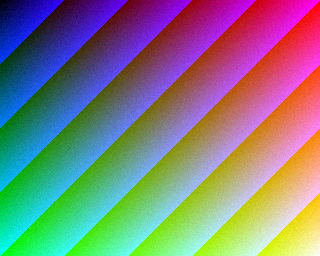
#> input picture tests/fixtures/loading/cmyk.jpg, 320 x 256 px
$ python -i frequency.py   (imports and definitions only)
#> lines starting #> are read from the running program, lines starting #| are printed output that depends on the picture
#> further down, picture is the input picture: PIL image 320x256 CMYK; mean R, G, B 127, 127, 127
"""Deterministic frequency-domain features for the fusion branch (Phase 5,
resumed after being cut in Phase 3/4 for budget -- see NOTES.md).

Why this exists, precisely
---------------------------
``results/aesthetic_probe/aesthetic_probe.md`` already answered the question
that decides whether a fusion branch is worth building at all: a two-feature,
no-CLIP texture probe (spatial-gradient magnitude + flat-pixel fraction) has
a per-generator difficulty ordering with Spearman rho = -0.143 (p = 0.760)
against the CLIP head's ordering -- statistically indistinguishable from
zero correlation. CLIP and that probe are not finding the same generators
hard, i.e. they carry different information. That is the actual precondition
for concatenation-fusion to add signal instead of duplicating what the CLIP
branch already reads (WRITEUP.md, "Phase 5: a measured bet that didn't pay
off" -- which also records that the precondition held and the branch still
produced no measurable gain at full scale).

That probe used spatial gradients as a *proxy* for "high-frequency content."
This module reads the real thing instead: GAN/diffusion up-sampling leaves
periodic patterns in the Fourier spectrum that cameras don't produce. A
periodic up-sampling artifact shows
up as one or two unusually strong *rings* in the radially-averaged FFT
magnitude spectrum -- a real photograph's spectrum falls off smoothly with
frequency and has no such peak. The radial-bin features below are built to
read exactly that shape, not just "how much high-frequency energy is there."

Contract
--------
``extract_frequency_features(img)`` is a pure function of RGB pixels, no
learned parameters, no fit-on-data normalization step (deliberately: a
scaler fit on train-split statistics is one more thing that could leak
train/test coupling into the pipeline this project has otherwise been
paranoid about auditing). Scaling is instead a handful of fixed constants in
``_SCALE``, chosen once by inspecting real values on ``data/corpus_smoke``
(``scripts/calibrate_frequency_scale.py``) and frozen here -- the same spirit
as picking BICUBIC resampling in ``src/transforms.py`` because it is what
real pipelines use, not because it was tuned against a metric.

Called at both feature-caching time (``scripts/cache_features.py
--fuse-freq``) and inference time (``src/models/clip_fusion.py``), always on
post-transform pixels -- same Scorer contract as ``ClipBackbone.embed``: this
module never sees an image before the eval grid's degradations are applied,
which is the entire point of measuring whether a frequency branch survives
JPEG/blur/resize or collapses under it.
"""

from __future__ import annotations

import numpy as np
from PIL import Image

__all__ = ["FREQ_FEATURE_NAMES", "FREQ_DIM", "extract_frequency_features"]

_SIZE = 256          # fixed working resolution -- makes radial-bin geometry
                      # comparable across images of any native size, same
                      # reason CLIP's own preprocess resizes to a fixed input.
_N_RINGS = 12         # radial FFT bins, innermost (DC-dominated) ring excluded
_DCT_BLOCK = 8        # JPEG's own block size -- reads the structure a real
                      # JPEG re-encode is most likely to disturb or reveal

FREQ_FEATURE_NAMES = (
    [f"fft_ring_{i}" for i in range(_N_RINGS)]
    + ["fft_hf_ratio", "fft_ring_peakiness"]
    + ["dct_low", "dct_mid", "dct_high"]
    + ["hf_energy", "flat_frac"]
)
FREQ_DIM = len(FREQ_FEATURE_NAMES)

# Fixed per-feature scale divisors -- chosen once from the *magnitude* of
# each raw feature on an 80-image, label-blind sample of data/corpus_smoke
# (scripts/calibrate_frequency_scale.py; no class information used, so this
# is a units fix, not anything fit against the classification target), and
# frozen here. Purpose: land typical raw values near O(1) so a linear head's
# weight_decay treats this branch comparably to CLIP's L2-normalized
# embedding, without fitting a statistic on the data this model is actually
# trained/evaluated on. See the module docstring for why a data-fit scaler
# (e.g. sklearn StandardScaler on train-split stats) was deliberately avoided.
_SCALE = np.array(
    [8.0] * _N_RINGS        # fft_ring_0..11: log1p FFT magnitude ~6-10, ring-averaged
    + [0.3, 3.0]             # fft_hf_ratio (~0.25-0.31 fraction), fft_ring_peakiness (~1.8-2.4)
    + [15.0, 4.0, 2.0]       # dct_low (~14), dct_mid (~3.5), dct_high (~1.6)
    + [12.0, 1.0],           # hf_energy (~10, gradient magnitude), flat_frac (already 0..1)
    dtype=np.float32,
)
# [1 line not run here, left out]

# --------------------------------------------------------------------------- #
# Precomputed, image-independent constants
# --------------------------------------------------------------------------- #
# Both the radial-ring geometry and the DCT band assignment depend only on
# _SIZE/_N_RINGS/_DCT_BLOCK, all fixed -- so they're built once here instead
# of being recomputed (mgrid, sqrt, per-ring boolean masks, ...) on every
# single image. This is a units-of-work fix, not a numerics change: outputs
# match the original per-image-recomputed version to float32 precision
# (see tests/test_frequency_features.py's equivalence checks and the
# ad-hoc benchmark in NOTES.md -- ~2.4x faster end to end, no GPU needed
# because the bottleneck was Python-loop overhead, not raw FLOPs).

_h = _w = _SIZE
_cy, _cx = _h / 2.0, _w / 2.0
_yy, _xx = np.mgrid[0:_h, 0:_w]
_R = np.sqrt((_yy - _cy) ** 2 + (_xx - _cx) ** 2)
_R_MAX = float(min(_cy, _cx))
# _N_RINGS+2 edges: bin 0 (edges[0]..edges[1]) is the DC-dominated innermost
# ring and is deliberately excluded from _RING_IDX (-1) -- it tracks average
# brightness, not a generator fingerprint.
_EDGES = np.linspace(0.0, _R_MAX, _N_RINGS + 2)
_RING_IDX = np.full(_R.shape, -1, dtype=np.int16)
# [2 lines not run here, left out]
_OUTER_MASK = (_R >= _EDGES[-2]).ravel()
_RING_IDX_FLAT = _RING_IDX.ravel()
_RING_VALID = _RING_IDX_FLAT >= 0
_RING_IDX_VALID = _RING_IDX_FLAT[_RING_VALID]
_RING_COUNTS = np.bincount(_RING_IDX_VALID, minlength=_N_RINGS).astype(np.float32)
# [1 line not run here, left out]

# Orthonormal DCT-II basis, analytic (matches cv2.dct to ~1e-7, float32) --
# 2D block DCT is separable: dct2d(block) == _DCT_BASIS @ block @ _DCT_BASIS.T
_dct_n = np.arange(_DCT_BLOCK)
_dct_k = _dct_n.reshape(-1, 1)
_DCT_BASIS = (
    np.sqrt(2.0 / _DCT_BLOCK) * np.cos(np.pi * (2 * _dct_n + 1) * _dct_k / (2 * _DCT_BLOCK))
).astype(np.float32)
# [2 lines not run here, left out]

_dct_ii, _dct_jj = np.mgrid[0:_DCT_BLOCK, 0:_DCT_BLOCK]
_dct_band = _dct_ii + _dct_jj  # 0 = DC; up to 14 = highest-frequency corner
_DCT_LOW_MASK = (_dct_band > 0) & (_dct_band <= 4)
_DCT_MID_MASK = (_dct_band > 4) & (_dct_band <= 9)
_DCT_HIGH_MASK = _dct_band > 9
# [1 line not run here, left out]


def _to_gray(img: Image.Image) -> np.ndarray:
    g = img.convert("L").resize((_SIZE, _SIZE), Image.Resampling.BICUBIC)
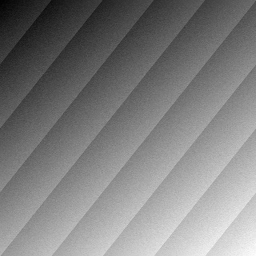
#> g: PIL image 256x256 L; min 2, max 254, mean 127
    return np.asarray(g, dtype=np.float32)


def _radial_fft_features(gray: np.ndarray) -> np.ndarray:
    spec = np.fft.fftshift(np.fft.fft2(gray))
    mag = np.log1p(np.abs(spec)).ravel()

    # Ring-averaged magnitude via bincount against the precomputed ring
    # index -- one pass over the flattened spectrum instead of _N_RINGS
    # separate boolean-mask passes.
    sums = np.bincount(_RING_IDX_VALID, weights=mag[_RING_VALID], minlength=_N_RINGS)
#> sums = [0, 0, 0, 0, 0, 0, 0, 0, 0, 0, 0, 0]
    rings = np.divide(
        sums, _RING_COUNTS, out=np.zeros(_N_RINGS, dtype=np.float32),
        where=_RING_COUNTS > 0,
    ).astype(np.float32)
#> rings = [0, 0, 0, 0, 0, 0, 0, 0, 0, 0, 0, 0]

    total = float(mag.sum())
#> total = 426705.5
    hf_ratio = float(mag[_OUTER_MASK].sum() / total) if total > 0 else 0.0
#> hf_ratio = 0.326

    # peakiness: how far the strongest ring stands out from the ring-to-ring
    # mean, in ring-std units. A smoothly decaying spectrum (real camera
    # photo) has low peakiness; a periodic up-sampling artifact concentrates
    # energy in one narrow ring and spikes this number.
    ring_mean, ring_std = float(rings.mean()), float(rings.std())
#> ring_mean = 0; ring_std = 0
    peakiness = float((rings.max() - ring_mean) / ring_std) if ring_std > 1e-6 else 0.0
#> peakiness = 0

    return np.concatenate([rings, [hf_ratio, peakiness]]).astype(np.float32)


def _dct_band_features(gray: np.ndarray) -> np.ndarray:
    """Mean |DCT| energy in low/mid/high triangular bands, averaged over
    every non-overlapping 8x8 block -- the same block grid JPEG uses.

    Vectorized: one batched matrix multiply against the precomputed DCT-II
    basis for all blocks at once, instead of one cv2.dct() Python call per
    block (~1024 blocks at 256x256 -- that loop's interpreter overhead, not
    FLOPs, was the actual cost; see the module's precomputed-constants note).
    """
    h, w = gray.shape
#> h = 256; w = 256
    h8, w8 = (h // _DCT_BLOCK) * _DCT_BLOCK, (w // _DCT_BLOCK) * _DCT_BLOCK
#> h8 = 256; w8 = 256
    g = gray[:h8, :w8]
    n_by, n_bx = h8 // _DCT_BLOCK, w8 // _DCT_BLOCK
#> n_by = 32; n_bx = 32
    blocks = (
        g.reshape(n_by, _DCT_BLOCK, n_bx, _DCT_BLOCK)
        .transpose(0, 2, 1, 3)
        .reshape(-1, _DCT_BLOCK, _DCT_BLOCK)
    )
    dct = _DCT_BASIS @ blocks @ _DCT_BASIS.T  # (n_blocks, 8, 8), broadcast matmul
    mean_energy = np.abs(dct).mean(axis=0)  # (8, 8), index (0,0) = DC

    low = float(mean_energy[_DCT_LOW_MASK].mean())
#> low = 8.51
    mid = float(mean_energy[_DCT_MID_MASK].mean())
#> mid = 3.29
    high = float(mean_energy[_DCT_HIGH_MASK].mean())
#> high = 2.68
    return np.array([low, mid, high], dtype=np.float32)


def _spatial_gradient_features(gray: np.ndarray) -> np.ndarray:
    """``hf_energy`` / ``flat_frac`` exactly as
    ``scripts/audit_leakage.content_features`` and ``scripts/aesthetic_probe``
    compute them -- kept because the aesthetic probe already measured this
    pair as near-uncorrelated with CLIP's difficulty ordering (module
    docstring above). Recomputed rather than imported so ``src/`` does not
    depend on ``scripts/``."""
    d = np.abs(np.diff(gray, axis=1))
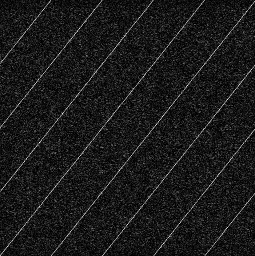
#> d: shape (256, 255) float32; min 0, max 40, mean 4.1; drawn with min black and max white
    gx = float(d.mean()) if gray.shape[1] > 1 else 0.0
#> gx = 4.1
    gy = float(np.abs(np.diff(gray, axis=0)).mean()) if gray.shape[0] > 1 else 0.0
#> gy = 4.35
    hf_energy = gx + gy
#> hf_energy = 8.45
    flat_frac = float((d < 1.0).mean())
#> flat_frac = 0.0843
    return np.array([hf_energy, flat_frac], dtype=np.float32)


def extract_frequency_features(img: Image.Image) -> np.ndarray:
    """RGB PIL image -> ``(FREQ_DIM,)`` float32, pre-scaled by the fixed
    ``_SCALE`` constants (module docstring). Pure function of pixels: no
    learned state, nothing fit on the split being processed."""
    gray = _to_gray(img)
    raw = np.concatenate([
        _radial_fft_features(gray),
        _dct_band_features(gray),
        _spatial_gradient_features(gray),
    ])
#> raw = 19 values, max 8.51 at index 14, min 0 at index 0, mean 1.23
    return (raw / _SCALE).astype(np.float32)

>>> from PIL import Image
>>> picture = Image.open('../../tests/fixtures/loading/cmyk.jpg')
>>> result = extract_frequency_features(picture)
#> result = 19 values, max 1.34 at index 16, min 0 at index 0, mean 0.242
